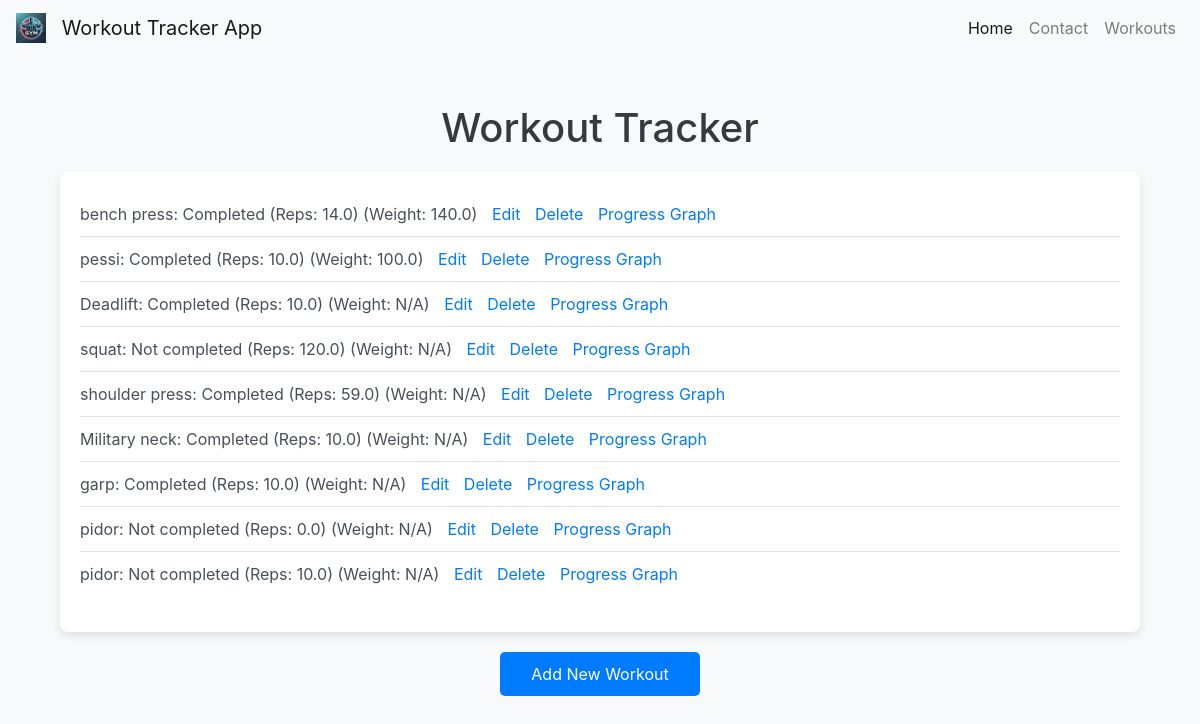
The page /workouts/ on the database its author committed.
### myapp/models.py (models this page shows, shortened)
class TodoItem(models.Model):
    title = models.CharField(max_length=200)
    reps = models.FloatField(default=0.0)
    completed = models.BooleanField(default=False)

### myapp/views.py (the view)
# urls.py: path("workouts/", views.todos, name="todos"),
def todos(request):
    items = TodoItem.objects.all()
    for item in items:
        item.latest_weight = item.weight_logs.order_by('-date').first().weight if item.weight_logs.exists() else 'N/A'
    return render(request, "todos.html", {"todos": items})

### myapp/templates/todos.html (shortened to what this page needs)
{% extends "base.html" %}
{% load static %}
{% block content %}
<div class="container">
  <h1 class="workout-header text-center">Workout Tracker</h1>
  <div class="workout-list">
    <ul class="list-unstyled">
      {% for todo in todos %}
      <li class="workout-item">
        {{ todo.title }}: {% if todo.completed %}Completed{% else %}Not completed{% endif %}
        (Reps: {{ todo.reps }})
        (Weight: {{ todo.latest_weight }})
        <a href="{% url 'edit_todo' todo.pk %}">Edit</a>
        <a href="{% url 'delete_todo' todo.pk %}">Delete</a>
        <a href="{% url 'progress_graph' todo.pk %}">Progress Graph</a>
      </li>
      {% endfor %}
    </ul>
  </div>
  <a href="{% url 'add_todo' %}" class="add-workout-btn">Add New Workout</a>
</div>
{% endblock %}

### myapp/templates/base.html (shortened to what this page needs)
<!DOCTYPE html>
<html lang="en">
  <head>
    <link
      rel="stylesheet"
      href="https://stackpath.bootstrapcdn.com/bootstrap/4.3.1/css/bootstrap.min.css"
      rel="stylesheet"
    />
    {% load static %}
    <link rel="stylesheet" href="{% static 'css/styles.css' %}" />
  </head>
  <body>
    <nav class="navbar navbar-expand-lg navbar-light bg-light">
      <a class="navbar-brand" href="{% url 'home' %}">
        <img src="{% static 'images/logogo.jpg' %}" alt="Logo" width="30" height="30" class="d-inline-block align-top">
        Workout Tracker App
      </a>
      <div class="collapse navbar-collapse" id="navbarNav">
        <ul class="navbar-nav ml-auto">
          <li class="nav-item active">
            <a class="nav-link" href="{% url 'home' %}">Home</a>
          </li>
          <li class="nav-item">
            <a class="nav-link" href="{% url 'contact' %}">Contact</a>
          </li>
          <li class="nav-item">
            <a class="nav-link" href="{% url 'todos' %}">Workouts</a>
          </li>
        </ul>
      </div>
    </nav>
    <div class="container mt-5">
      {% block content %} {% endblock %}
    </div>
  </body>
</html>

### myapp/static/css/styles.css (style rules this page uses)
body { background-color: #f8f9fa; }
.navbar-brand img { margin-right: 10px; }

### myapp/templates/todos.html (style rules this page uses)
body { background-color: #f8f9fa; }
.workout-header { color: #343a40; margin-top: 20px; }
.workout-list { margin-top: 20px; padding: 20px; background-color: #ffffff; border-radius: 8px; box-shadow: 0 4px 8px rgba(0, 0, 0, 0.1); }
.workout-item { color: #495057; padding: 10px 0; border-bottom: 1px solid #dee2e6; }
.workout-item:last-child { border-bottom: none; }
.workout-item a { margin-left: 10px; color: #007bff; text-decoration: none; }
.add-workout-btn { display: block; margin: 20px auto; width: 200px; background-color: #007bff; color: white; padding: 10px; border-radius: 5px; text-align: center; text-decoration: none; }

### rows shown on the page
TodoItem: title "bench press", completed "Completed", reps "14.0", latest_weight "140.0"
TodoItem: title "pessi", completed "Completed", reps "10.0", latest_weight "100.0"
TodoItem: title "Deadlift", completed "Completed", reps "10.0", latest_weight "N/A"
TodoItem: title "squat", completed "Not completed", reps "120.0", latest_weight "N/A"
TodoItem: title "shoulder press", completed "Completed", reps "59.0", latest_weight "N/A"
TodoItem: title "Military neck", completed "Completed", reps "10.0", latest_weight "N/A"
TodoItem: title "garp", completed "Completed", reps "10.0", latest_weight "N/A"
TodoItem: title "pidor", completed "Not completed", reps "0.0", latest_weight "N/A"
TodoItem: title "pidor", completed "Not completed", reps "10.0", latest_weight "N/A"
